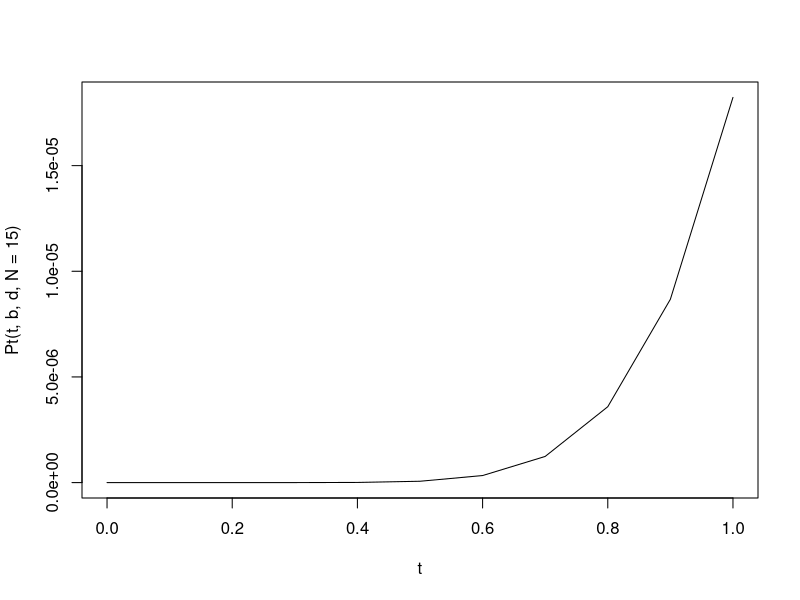

Recreate this plot in R.
rm(list = ls())
tmax = 1
t = seq(0,tmax,0.1)
#N = 10
b <- 0.9
d <- 0.7

Pzero = function(t,b,d) {
	out = (d * (exp((b - d) * t) - 1)) /  ((b * exp((b - d) * t)) - d)
}

Ut = function(t,b,d) {
	out = (b * (exp((b - d) * t) - 1)) /  ((b * exp((b - d) * t)) - d)
}

Pt = function(t,b,d,N) {
  if (N == 0) {
  	out = Pzero(t,b,d);
  	return (out)
  } else {
	  out = (1 - Pzero(t,b,d)) * (1 - Ut(t,b,d)) * (Ut(t,b,d) ^ (N-1))
	  return (out)
	}
}

plot(t,Pt(t,b,d,N=15),type='l')

IsHazard = function(num_years,b,d)
{
	sum = 1
	for (i in 0:15)
	{
	  sum = sum - Pt(t=num_years,b,d,N=i)
	}
  return (sum)
}

#IsHazard(num_years=2,b,d)
#plot(IsHazard(num_years,b,d),x=num_years,xlim=c(1,10),type="l",ylim=c(0,1),pch=19)

#plot(IsHazard(num_years,b,d),xlim=c(1,10),type="l",ylim=c(0,1))

#
# Here those values are
#
for (num_years in 1:20)
{
	sum = 1
	for (i in 0:15)
	{
	  sum = sum - Pt(t=num_years,b,d,N=i)
	}
	print(num_years)
	print(sum * 100)
}